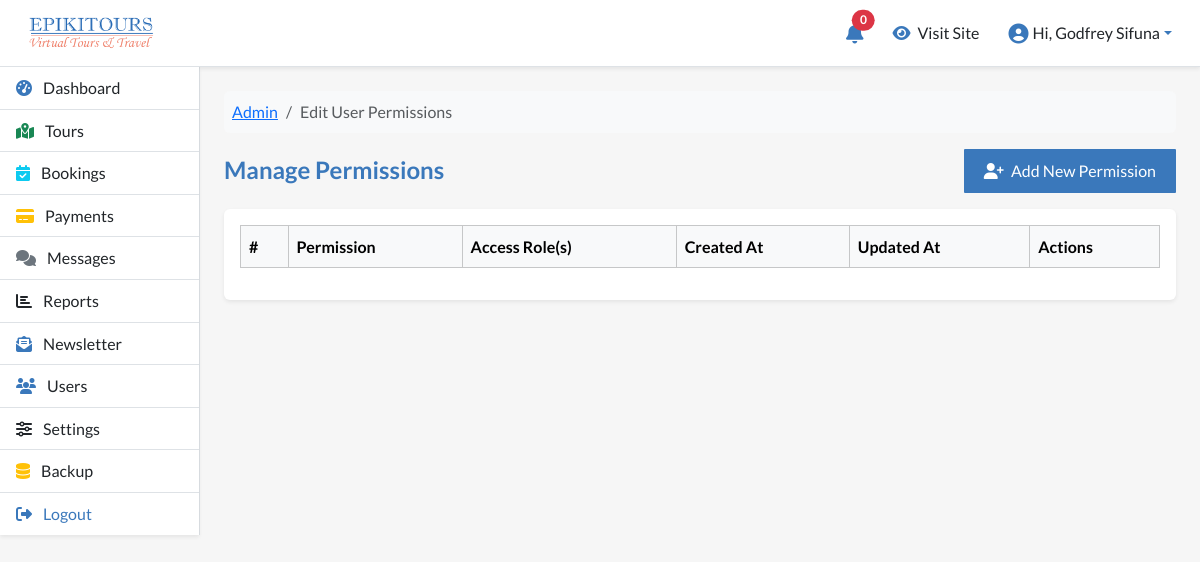
The page /manage/users/manage-permissions.php (signed in) on the database as committed earlier.
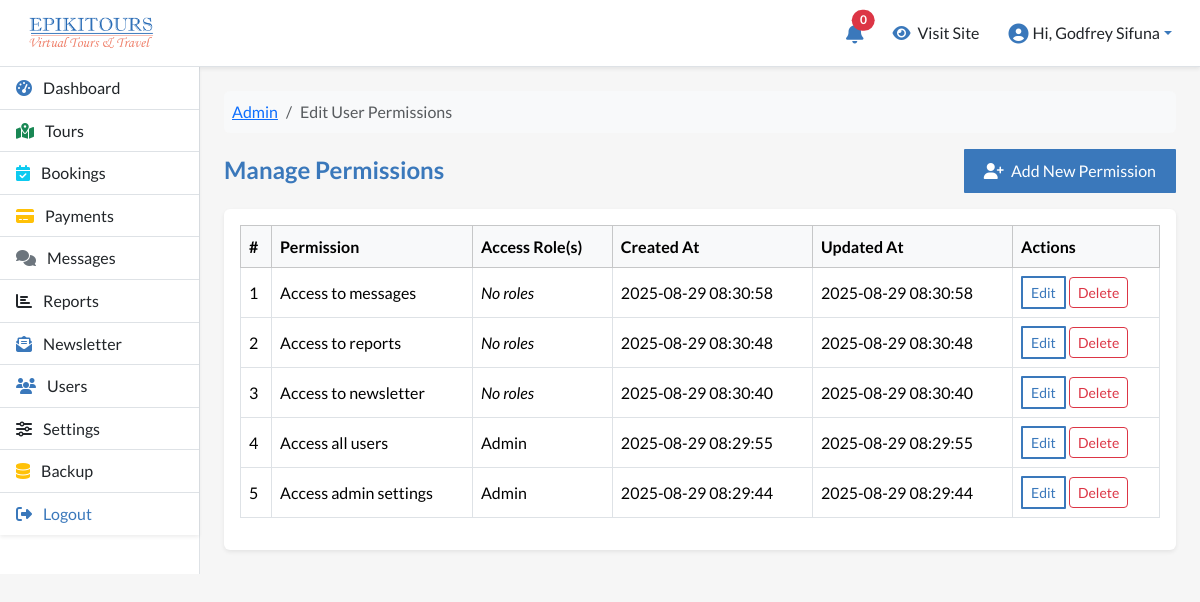
The same page on the database as committed later.
### tables this page shows
CREATE TABLE `epi_permissions` (
  `id` int NOT NULL,
  `permission` varchar(100) NOT NULL,
  `created_at` timestamp NOT NULL DEFAULT CURRENT_TIMESTAMP,
  `updated_at` timestamp NOT NULL DEFAULT CURRENT_TIMESTAMP ON UPDATE CURRENT_TIMESTAMP
);

### manage/routes.php (called while the page is built, shortened)
<?php
if (!function_exists('isActive')) {
    function isActive($segment)
    {
        $uri = trim(parse_url($_SERVER['REQUEST_URI'], PHP_URL_PATH), '/');
        $segments = explode('/', $uri);
        $lastSegment = end($segments);
        return $lastSegment === $segment ? 'active' : '';
    }
}

### manage/users/manage-permissions.php (the view, shortened to what this page needs)
<?php
require_once __DIR__ . '/../routes.php';
require_once __DIR__ . '/../../config/database.php';
$sql = "
    SELECT
        p.id,
        p.permission,
        p.created_at,
        p.updated_at,
        GROUP_CONCAT(r.role ORDER BY r.role SEPARATOR ', ') AS roles
    FROM epi_permissions p
    LEFT JOIN epi_role_permissions pr ON p.id = pr.permission_id
    LEFT JOIN epi_roles r ON pr.role_id = r.id
    GROUP BY p.id, p.permission, p.created_at, p.updated_at
    ORDER BY p.created_at DESC
";
$permissions = $pdo->query($sql)->fetchAll(PDO::FETCH_ASSOC);
?>
<nav aria-label="breadcrumb">
    <ol class="breadcrumb bg-light p-2 rounded mb-3">
        <li class="breadcrumb-item"><a href="<?= BASE_URL ?>dashboard">Admin</a></li>
        <li class="breadcrumb-item active" aria-current="page">Edit User Permissions</li>
    </ol>
</nav>
<div class="d-flex justify-content-between align-items-center mb-3">
    <h4 class="mb-0">Manage Permissions</h4>
    <a href="create-permission" class="btn btn-primary">
        <i class="fas fa-user-plus me-1"></i> Add New Permission
    </a>
</div>
<div class="card shadow-sm border-0 mb-4">
    <div class="card-body">
        <div class="table-responsive">
            <table class="table table-bordered align-middle table-hover">
                <thead class="table-light">
                    <tr>
                        <th>#</th>
                        <th>Permission</th>
                        <th>Access Role(s)</th>
                        <th>Created At</th>
                        <th>Updated At</th>
                        <th>Actions</th>
                    </tr>
                </thead>
                <tbody>
                    <?php $i = 1; foreach ($permissions as $perm): ?>
                    <tr>
                        <td><?= $i++ ?></td>
                        <td><?= ucfirst(htmlspecialchars($perm['permission'])); ?></td>
                        <td>
                            <?php if (!empty($perm['roles'])): ?>
                                <?php foreach (explode(',', $perm['roles']) as $role): ?>
                                    <?= ucfirst(trim($role)) ?><br>
                                <?php endforeach; ?>
                            <?php else: ?>
                                <em>No roles</em>
                            <?php endif; ?>
                        </td>
                        <td><?= htmlspecialchars($perm['created_at']); ?></td>
                        <td><?= htmlspecialchars($perm['updated_at']); ?></td>
                        <td>
                            <a href="edit-permission.php?id=<?= $perm['id'] ?>"
                               class="btn btn-outline-primary btn-sm px-2 py-1 text-decoration-none">Edit</a>
                            <button type="button"
                                    class="btn btn-outline-danger btn-sm"
                                    data-bs-toggle="modal"
                                    data-bs-target="#deleteModal"
                                    data-permission-id="<?= $perm['id'] ?>"
                                    data-permission-name="<?= htmlspecialchars($perm['permission']) ?>">
                                Delete
                            </button>
                        </td>
                    </tr>
                    <?php endforeach; ?>
                </tbody>
            </table>
        </div>
    </div>
</div>
<?php
$pageContent = ob_get_clean();
include BASE_PATH . 'layouts/admin-layout.php';
?>

### manage/layouts/admin-layout.php (shortened to what this page needs)
<?php
require_once __DIR__ . '/../routes.php';
?>
<!DOCTYPE html>
<html lang="en">
<head>
    <link href="<?= BASE_URL ?>css/bootstrap.min.css" rel="stylesheet" />
    <link href="<?= BASE_URL ?>css/custom.css" rel="stylesheet" />
    <link href="https://cdnjs.cloudflare.com/ajax/libs/font-awesome/6.5.0/css/all.min.css" rel="stylesheet" />
</head>
<body>
    <?php include __DIR__ . '/../includes/top-bar.php'; ?>
    <div class="container-fluid">
        <div class="row">
            <nav id="sidebar" class="sidebar bg-white border-end px-0 col-md-3 col-lg-2 d-md-block">
                <div class="list-group list-group-flush shadow-sm">
                    <a href="<?= BASE_URL ?>dashboard"
                        class="list-group-item list-group-item-action <?= isActive('dashboard') ?>">
                        <i class="fas fa-tachometer-alt text-primary me-2"></i> Dashboard
                    </a>
                    <a href="<?= BASE_URL ?>tours/"
                        class="list-group-item list-group-item-action <?= isActive('tours') ?>">
                        <i class="fas fa-map-marked-alt text-success me-2"></i> Tours
                    </a>
                    <a href="<?= BASE_URL ?>bookings/"
                        class="list-group-item list-group-item-action <?= isActive('bookings') ?>">
                        <i class="fas fa-calendar-check text-info me-2"></i> Bookings
                    </a>
                    <a href="<?= BASE_URL ?>payments/"
                        class="list-group-item list-group-item-action <?= isActive('payments') ?>">
                        <i class="fas fa-credit-card text-warning me-2"></i> Payments
                    </a>
                    <a href="<?= BASE_URL ?>messages/"
                        class="list-group-item list-group-item-action <?= isActive('messages') ?>">
                        <i class="fas fa-comments text-secondary me-2"></i> Messages
                    </a>
                    <a href="<?= BASE_URL ?>reports/"
                        class="list-group-item list-group-item-action <?= isActive('reports') ?>">
                        <i class="fas fa-chart-bar text-dark me-2"></i> Reports
                    </a>
                    <a href="<?= BASE_URL ?>newsletter/"
                        class="list-group-item list-group-item-action <?= isActive('newsletter') ?>">
                        <i class="fas fa-envelope-open-text text-primary me-2"></i> Newsletter
                    </a>
                    <a href="<?= BASE_URL ?>users/"
                        class="list-group-item list-group-item-action <?= isActive('users') ?>">
                        <i class="fas fa-users text-primary me-2"></i> Users
                    </a>
                    <a href="<?= BASE_URL ?>settings/"
                        class="list-group-item list-group-item-action <?= isActive('settings') ?>">
                        <i class="fas fa-sliders-h text-dark me-2"></i> Settings
                    </a>
                    <a href="<?= BASE_URL ?>backup/"
                        class="list-group-item list-group-item-action <?= isActive('backup') ?>">
                        <i class="fas fa-database text-warning me-2"></i> Backup
                    </a>
                    <a href="<?= BASE_URL ?>logout" class="list-group-item list-group-item-action text-danger">
                        <i class="fas fa-sign-out-alt me-2"></i> Logout
                    </a>
                </div>
            </nav>
            <main class="col-md-9 ms-sm-auto col-lg-10 px-md-4 mt-4">
                <?= $pageContent ?? '' ?>
            </main>
        </div>
    </div>
</body>
</html>

### manage/includes/top-bar.php (shortened to what this page needs)
<nav class="navbar navbar-expand-lg navbar-light bg-white border-bottom shadow-sm px-3 py-2">
  <div class="container-fluid">
    <div class="d-flex justify-content-between align-items-center w-100">
      <a class="navbar-brand d-flex align-items-center fw-bold" href="<?= BASE_URL ?>dashboard">
        <img src="<?= BASE_URL ?>images/epiki-tours-logo.png" alt="Epikitours logo" height="40" class="me-2">
      </a>
      <div class="d-flex align-items-center gap-3">
        <?php
        $unreadCount = 0;
        ?>
        <a href="<?= BASE_URL ?>system-notifications?mark_read=1"
          class="text-decoration-none position-relative text-primary d-none d-lg-inline-block">
          <i class="fas fa-bell fa-lg"></i>
          <span class="position-absolute top-0 start-100 translate-middle badge rounded-pill bg-danger">
            <?= $unreadCount ?>
          </span>
        </a>
        <a href="https://epikitours.com" target="_blank" class="btn d-none d-lg-inline-block">
          <i class="fas fa-eye me-1 text-primary"></i> Visit Site
        </a>
        <div class="dropdown">
          <a href="#" class="d-flex align-items-center text-decoration-none dropdown-toggle text-primary"
            id="userDropdown" data-bs-toggle="dropdown" aria-expanded="false">
            <i class="fas fa-user-circle fa-lg me-1 text-primary"></i>
            <span class="d-none d-sm-inline text-dark">
              Hi, <?= htmlspecialchars($_SESSION['user_name'] ?? 'Admin') ?>
            </span>
          </a>
        </div>
      </div>
    </div>
  </div>
</nav>

### manage/css/custom.css (style rules this page uses)
:root { --primary-color: #3a78bb; --secondary-color: #f3a292; --tertiary-color: #E0F7FA; --white-color: #ffffff; --black-color: #000000; --pale-grey: #f6f6f6; --dark-grey: #333333; }
body { font-family: 'lato', sans-serif; background-color: var(--pale-grey); color: var(--black-color); margin: 0; padding: 0; line-height: 1.6; }
.text-danger { color: var(--primary-color) !important; }
.navbar { background-color: #ffffff; padding: 12px 0; transition: all 0.3s ease; border-bottom: 2px solid #e9ecef; }
.btn-primary { background-color: var(--primary-color); color: var(--white-color); border: none; padding: 10px 20px; border-radius: 1px; transition: background-color 0.3s ease; }
.btn-outline-primary { border: 2px solid var(--primary-color); color: var(--primary-color); padding: 10px 20px; border-radius: 1px; transition: all 0.3s ease; }
html { scroll-behavior: smooth; }
h4 { font-weight: 600; color: var(--primary-color); }
.text-primary { color: var(--primary-color) !important; }
.text-secondary { color: var(--secondary-color); }
.bg-light { transition: box-shadow 0.3s ease-in-out; }
.card { transition: transform 0.4s ease-in-out, box-shadow 0.3s ease-in-out; }
.btn-primary { background-color: var(--primary-color); border-color: var(--primary-color); transition: background-color 0.3s ease-in-out, transform 0.2s ease; }
.btn-outline-primary { color: var(--primary-color); border-color: var(--primary-color); transition: background-color 0.3s ease-in-out, color 0.3s ease; }

Rows that differ between the two databases and show on the page:
added epi_permissions: permission "Access to messages", shows "No roles", created_at "2025-08-29 08:30:58", updated_at "2025-08-29 08:30:58", shown under "Manage Permissions"
added epi_permissions: permission "Access to reports", shows "No roles", created_at "2025-08-29 08:30:48", updated_at "2025-08-29 08:30:48", shown under "Manage Permissions"
added epi_permissions: permission "Access to newsletter", shows "No roles", created_at "2025-08-29 08:30:40", updated_at "2025-08-29 08:30:40", shown under "Manage Permissions"
added epi_permissions: permission "Access all users", role "Admin", created_at "2025-08-29 08:29:55", updated_at "2025-08-29 08:29:55"
added epi_permissions: permission "Access admin settings", role "Admin", created_at "2025-08-29 08:29:44", updated_at "2025-08-29 08:29:44"
